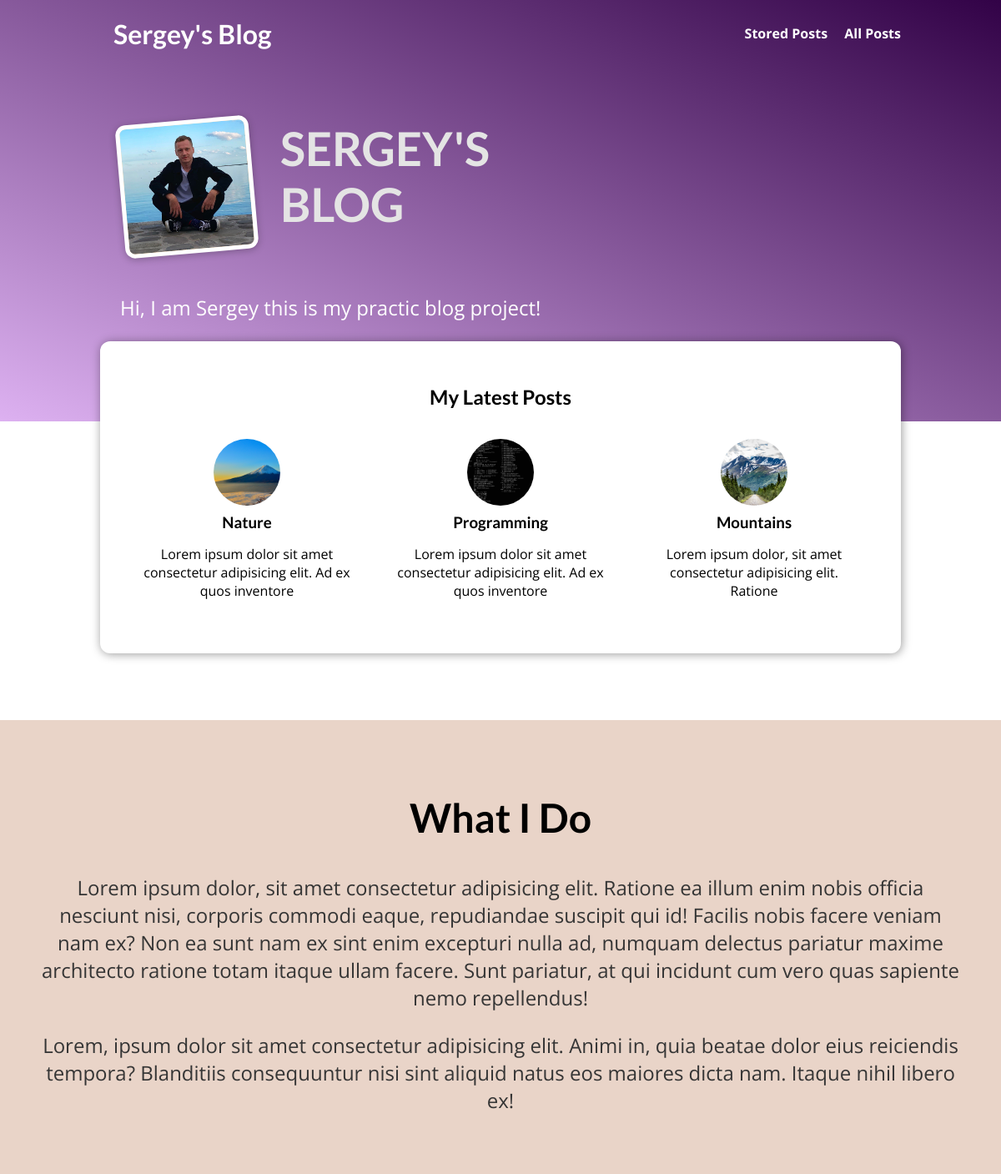
/, run on an earlier commit of the app's database.
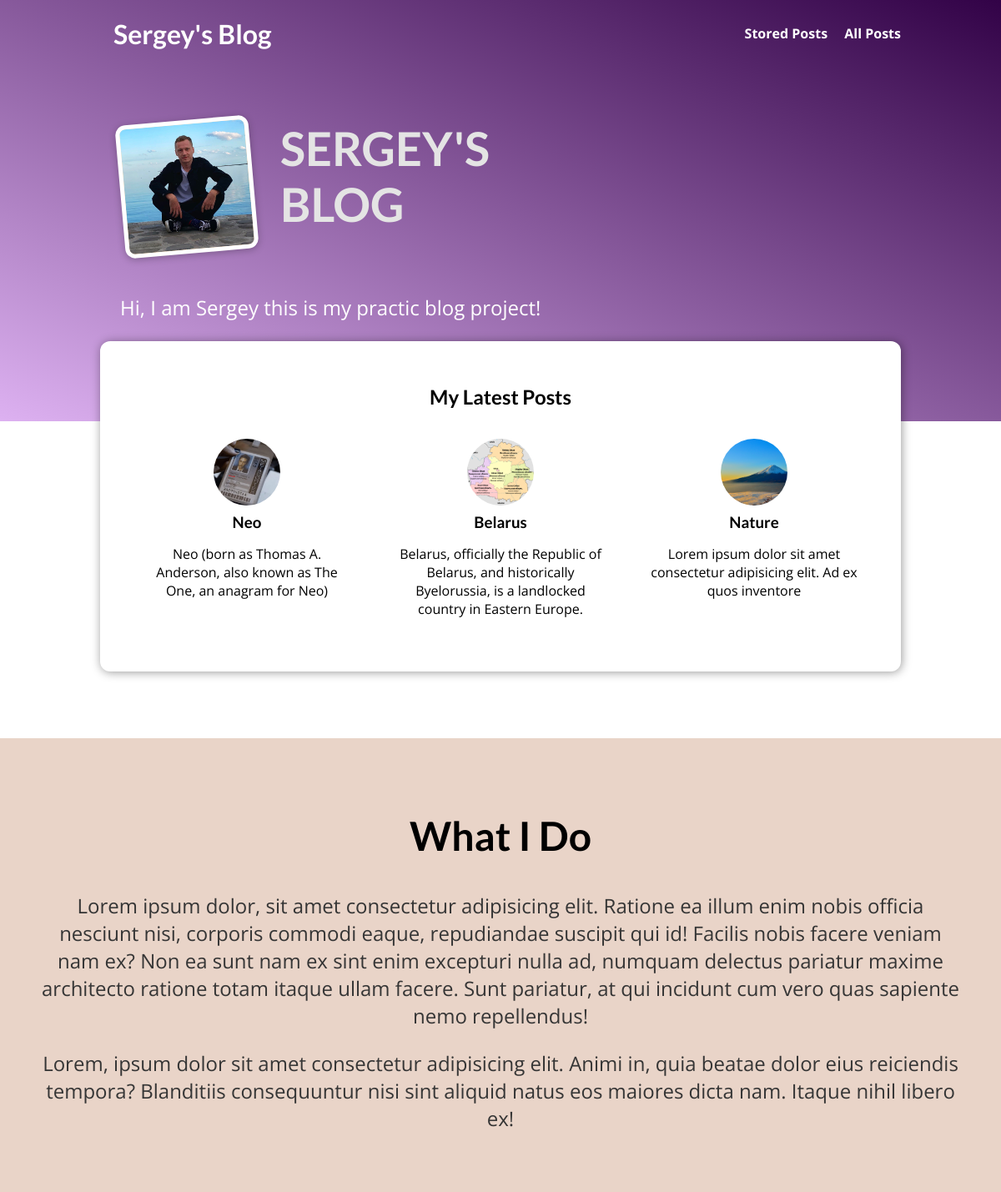
And on a later commit of the database.
### blog/models.py (models this page shows, shortened)
class Post(models.Model):
    title = models.CharField(max_length=150)
    excerpt = models.CharField(max_length=200)
    image = models.ImageField(upload_to="posts", null=True)
    date = models.DateField(auto_now=True)
    slug = models.SlugField(unique=True, db_index=True)
    content = models.TextField(validators=[MinLengthValidator(10)])
    author = models.ForeignKey(
        Author, on_delete=models.SET_NULL, null=True, related_name="posts")
    tags = models.ManyToManyField(Tag)

### blog/views.py (the view)
# urls.py: path("", views.StartingPageView.as_view(), name="starting-page"),
class StartingPageView(ListView):
    template_name = "blog/index.html"
    model = Post
    ordering = ["-date"]
    context_object_name = "posts"
    def get_queryset(self):
        queryset = super().get_queryset()
        data = queryset[:3]
        return data

### blog/templates/blog/index.html (shortened to what this page needs)
{% extends "base.html" %}
{% load static %}
{% block css_files %}
<link rel="stylesheet" href="{% static 'blog/post.css' %}" />
<link rel="stylesheet" href="{% static 'blog/index.css' %}" />
{% endblock %}
{% block content %}
<section id="welcome">
    <header>
        <img src="{% static 'blog/images/sergey.png' %}" alt="Sergey - The Author Of This Blog" />
        <h2>SERGEY'S BLOG</h2>
    </header>
    <p>Hi, I am Sergey this is my practic blog project!</p>
</section>
<section id="latest-posts">
    <h2>My Latest Posts</h2>
    <ul>
        {% for post in posts %} {% include 'blog/includes/post.html' %} {% endfor %}
    </ul>
</section>
<section id="about">
    <h2>What I Do</h2>
    <p>Lorem ipsum dolor, sit amet consectetur adipisicing elit. Ratione ea illum enim nobis officia nesciunt nisi, corporis commodi eaque, repudiandae suscipit qui id! Facilis nobis facere veniam nam ex? Non ea sunt nam ex sint enim excepturi nulla ad,
        numquam delectus pariatur maxime architecto ratione totam itaque ullam facere. Sunt pariatur, at qui incidunt cum vero quas sapiente nemo repellendus!
    </p>
    <p>Lorem, ipsum dolor sit amet consectetur adipisicing elit. Animi in, quia beatae dolor eius reiciendis tempora? Blanditiis consequuntur nisi sint aliquid natus eos maiores dicta nam. Itaque nihil libero ex!
    </p>
</section>
{% endblock %}

### blog/templates/blog/includes/post.html
<li>
    <article class="post">
        <a href='{% url "post-detail-page" post.slug %}'>
            <img src='{{ post.image.url }}' alt="{{ post.title }}" />
            <div class="post__content">
                <h3>{{ post.title }}</h3>
                <p>
                    {{ post.excerpt }}
                </p>
            </div>
        </a>
    </article>
</li>

What changed in the data, as far as the page shows it:
no longer on this page (row unchanged): Post: image (picture), title "Programming", excerpt "Lorem ipsum dolor sit amet consectetur adipisicing elit. Ad ex quos inventore"
no longer on this page (row unchanged): Post: image (picture), title "Mountains", excerpt "Lorem ipsum dolor, sit amet consectetur adipisicing elit. Ratione"
added Post: image (picture), title "Neo", excerpt "Neo (born as Thomas A. Anderson, also known as The One, an anagram for Neo)"
added Post: image (picture), title "Belarus", excerpt "Belarus, officially the Republic of Belarus, and historically Byelorussia, is a landlocked country in Eastern Europe."
